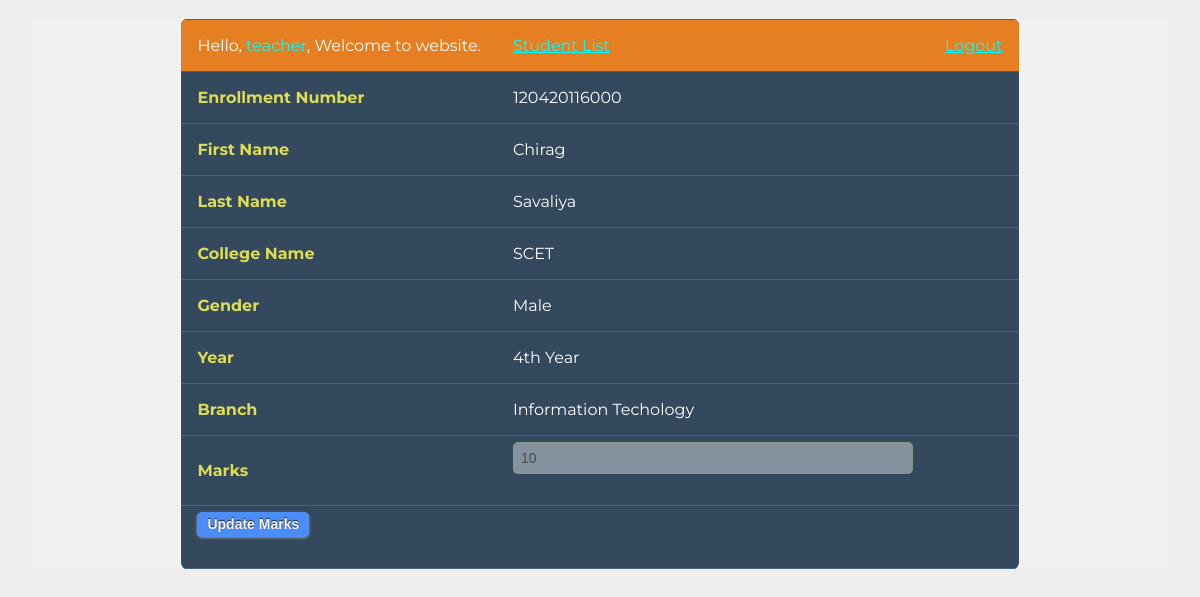
Screenshot of /add_marks.php?addid=36 (signed in) with the database file from the repository.
### tables this page shows
CREATE TABLE IF NOT EXISTS `s_data` (
  `s_id` int(10) NOT NULL AUTO_INCREMENT,
  `s_first` text NOT NULL,
  `s_last` text NOT NULL,
  `s_college` text NOT NULL,
  `s_enrollment` bigint(14) NOT NULL,
  `s_gender` text NOT NULL,
  `s_year` varchar(10) NOT NULL,
  `s_branch` text NOT NULL,
  `s_marks` varchar(10) NOT NULL,
  PRIMARY KEY (`s_id`)
);

### add_marks.php (the view, shortened to what this page needs)
<?php
	@$add_id = $_GET['addid'];
	$que = "select * from s_data where s_id = '$add_id'";
	$run = mysql_query($que);
	while($row = mysql_fetch_array($run)){
		$edit_mark = $row[0];
		$f_name = $row[1];
		$l_name = $row[2];
		$c_name = $row[3];
		$enroll_number = $row[4];
		$s_gender = $row[5];
		$s_year = $row[6];
		$s_branch = $row[7];
		$s_marks = $row[8];
	}
?>
<!DOCTYPE html PUBLIC "-//W3C//DTD XHTML 1.0 Transitional//EN" "http://www.w3.org/TR/xhtml1/DTD/xhtml1-transitional.dtd">
<html xmlns="http://www.w3.org/1999/xhtml">
<head>
	<link rel="stylesheet" href="style/normalize.css">
    <link rel="stylesheet" href="style/table_style.css">
    <link rel="stylesheet" type="text/css" href="style/default.css" />
    <link rel="stylesheet" type="text/css" href="style/component.css" />
    <link rel="stylesheet" type="text/css" href="style/style.css" media="all" />
    <link rel="stylesheet" type="text/css" href="style/table_style.css">
</head>
<body>
	<br />
    <div class="container">
    <div  class="form">
	<form method="post" action="add_marks.php?edit_mark=<?php echo $edit_mark; ?>" id="addmarksform">
	<table class="rwd-table" align="center">
    	<tr bgcolor="#e67e22">
            <td>Hello, <font style="color:#0FF"><?php echo $_SESSION['teacher']; ?></font>, Welcome to website.</td>
            <td><a href="student_list.php" style="color:#0FF">Student List</a></td>
            <td><a href="teacher_logout.php" style="color:#0FF">Logout</a></td>
        </tr>
    	<tr>
            <th>Enrollment Number</th>
            <td><?php echo $enroll_number; ?></td>
        </tr>
        <tr>
            <th>First Name</th>
            <td><?php echo $f_name; ?></td>
        </tr>
        <tr>
            <th>Last Name</th>
            <td><?php echo $l_name; ?></td>
		</tr>
        <tr>
            <th>College Name</th>
            <td><?php echo $c_name; ?></td>
		</tr>
        <tr>
            <th>Gender</th>
            <td><?php echo $s_gender; ?></td>
		</tr>
        <tr>
            <th>Year</th>
            <td><?php echo $s_year; ?></td>
		</tr>
        <tr>
            <th>Branch</th>
            <td><?php echo $s_branch; ?></td>
		</tr>
        <tr>
        	<th>Marks</th>
            <td><input id="name" name="marks" placeholder="Add Marks" required tabindex="1" type="text" value="<?php echo $s_marks; ?>"></td>
        </tr>
        <tr>
        	<td><input class="buttom" name="submit" id="submit" tabindex="5" value="Update Marks" type="submit" onClick="myfunction();"></td>
        </tr>
	</table>
    </form>
</div>
</div>
</body>
</html>

### style/table_style.css (style rules this page uses)
.rwd-table tr { border-top: 1px solid #ddd; border-bottom: 1px solid #ddd; }
.rwd-table th { display: none; }
.rwd-table td { display: block; }
.rwd-table td:first-child { padding-top: .5em; }
.rwd-table td:last-child { padding-bottom: .5em; }
.rwd-table td:before { content: attr(data-th) ": "; font-weight: bold; width: 6.5em; display: inline-block; }
@media (min-width: 480px) { .rwd-table td:before { display: none; } }
.rwd-table th, .rwd-table td { text-align: left; }
@media (min-width: 480px) { .rwd-table th, .rwd-table td { display:table-cell; padding: .25em .5em; } }
@media (min-width: 480px) { .rwd-table th:first-child, .rwd-table td:first-child { padding-left: 0; } }
@media (min-width: 480px) { .rwd-table th:last-child, .rwd-table td:last-child { padding-right: 0; } }
body { padding: 0 2em; font-family: Montserrat, sans-serif; -webkit-font-smoothing: antialiased; text-rendering: optimizeLegibility; color: #444; background: #eee; }
.rwd-table { background: #34495E; color: #fff; border-radius: .4em; overflow: hidden; }
.rwd-table tr { border-color: #46627f; }
.rwd-table th, .rwd-table td { margin: .5em 1em; }
@media (min-width: 480px) { .rwd-table th, .rwd-table td { padding: 1em !important; } }
.rwd-table th, .rwd-table td:before { color: #dd5; }

### style/default.css (style rules this page uses)
*, *:after, *:before { -webkit-box-sizing: border-box; -moz-box-sizing: border-box; box-sizing: border-box; }

### style/style.css (style rules this page uses)
.form { background:#f1f1f1; width:auto; margin:0 auto; }
.form input[type="text"] { width: 400px; }
.form input, textarea { background-color: rgba(255, 255, 255, 0.4); border: 1px solid rgba(122, 192, 0, 0.15); padding: 7px; font-family: Keffeesatz, Arial; color: #4b4b4b; font-size: 14px; -webkit-border-radius: 5px; margin-bottom: 15px; margin-top: -10px; }
.form input.buttom { background: #4b8df9; display: inline-block; padding: 5px 10px 6px; color: #fbf7f7; text-decoration: none; font-weight: bold; line-height: 1; -moz-border-radius: 5px; -webkit-border-radius: 5px; border-radius: 5px; -moz-box-shadow: 0 1px 3px #999; -webkit-box-shadow: 0 1px 3px #999; box-shadow: 0 1px 3px #999; text-shadow: 0 -1px 1px #222; border: none; position: relative; cursor: pointer; font-size: 14px; font-family:Verdana, Geneva, sans-serif; }

### rows the page displays
s_data: s_enrollment "120420116000", s_first "Chirag", s_last "Savaliya", s_college "SCET", s_gender "Male", s_year "4th Year", s_branch "Information Techology", marks "10"

### other values shown
$_SESSION['teacher'] "teacher"
